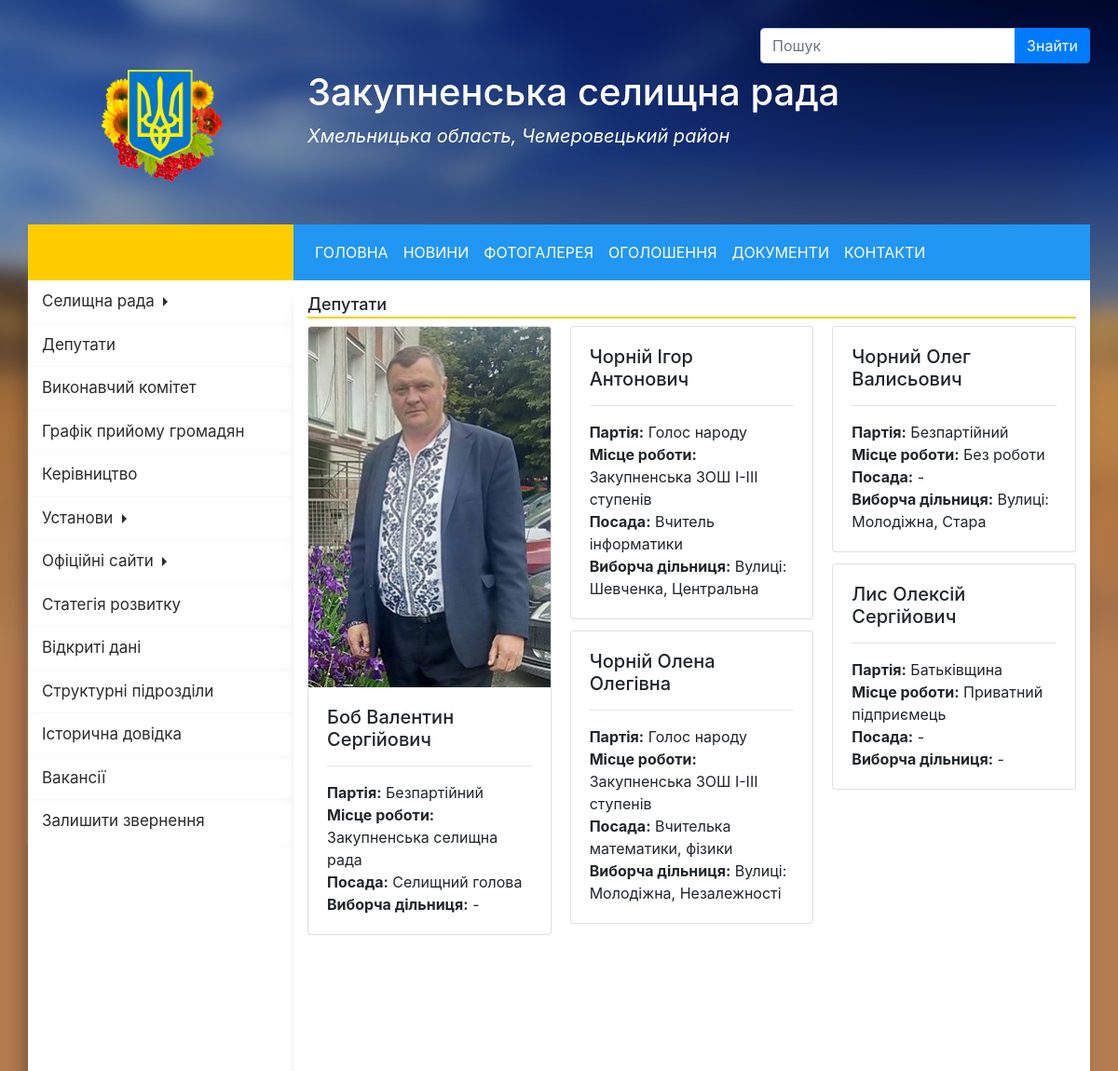
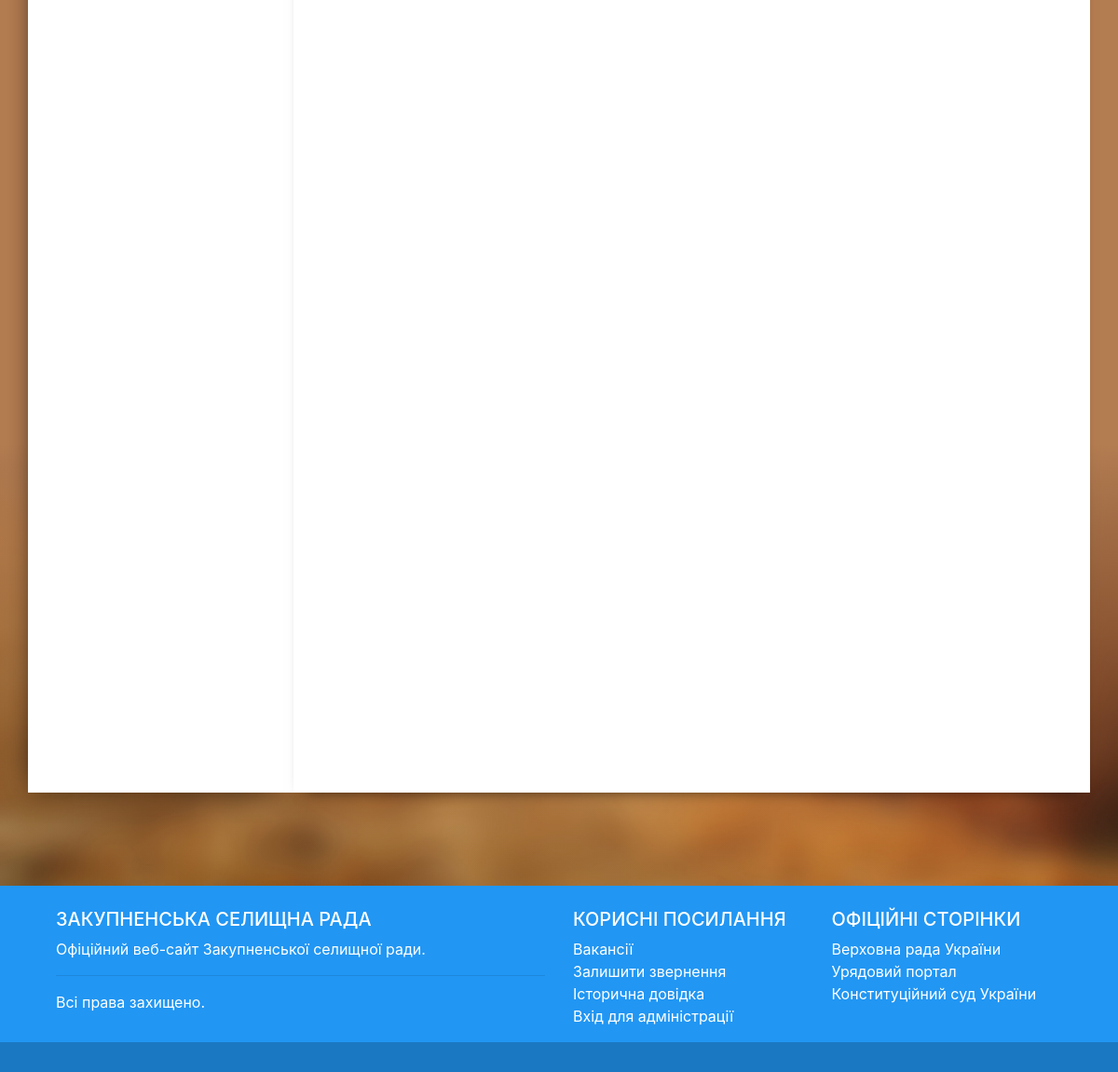
Page /deputies/ on the committed database (2 pictures, top to bottom).
### zakupne_rada/apps/deputies/models.py (models this page shows, shortened)
class Deputies(models.Model):
    fullName = models.CharField('ПІП', max_length = 150)
    group = models.ForeignKey(Group, blank = True, null = True,  on_delete = models.SET_NULL)
    workPlace = models.CharField('Місце роботи', max_length = 200)
    position = models.CharField('Посада', max_length = 75)
    pollingStation = models.TextField('Виборча дільниця')
    photo = models.ImageField(upload_to = 'deputies', null = True, blank = True)
    objects = models.Manager()
    class Meta:
        verbose_name = 'Депутат'
        verbose_name_plural = 'Депутати'

class Group(models.Model):
    name = models.CharField('Партія', max_length = 200)
    def __str__(self):
        return self.name
    class Meta:
        verbose_name = 'Партія'
        verbose_name_plural = 'Партії'

### zakupne_rada/apps/deputies/views.py (the view)
# urls.py: path('', views.index, name = 'index'),
def index(request):
    deputies_list = Deputies.objects.all()
    return render(request, 'deputies/deputies.html', {'deputies_list': deputies_list})

### zakupne_rada/templates/deputies/deputies.html (shortened to what this page needs)
{% extends 'base.html' %}
{% load static %}
{% block page_caption %} Депутати {% endblock %}
{% block content %}
    {% if deputies_list %}
    <div class="card-columns">
        {% for deputy in deputies_list %}
        <div class="col-md-12 p-0">
        <div class="card">
        {% if deputy.photo != "" %}
            <img class="card-img-top" src="{{deputy.photo.url}}" alt="deputy">
        {% endif %}
            <div class="card-body">
                <h5 class="card-title">{{deputy.fullName}}</h5>
                <hr>
                <p class="card-text">
                    <b>Партія:</b> {{deputy.group}}
                    <br>
                    <b>Місце роботи:</b> {{deputy.workPlace}}
                    <br>
                    <b>Посада:</b> {{deputy.position}}
                    <br>
                    <b>Виборча дільниця:</b> {{deputy.pollingStation}}
                </p>
            </div>
        </div>
        </div>
        {% endfor %}
    </div>
    {% endif %}
{% endblock %}

### zakupne_rada/static/css/base.css (style rules this page uses)
body { background-color: #b47c51; }

### rows in the picture
Deputies: photo (picture), fullName "Боб Валентин Сергійович", group "Безпартійний", workPlace "Закупненська селищна рада", position "Селищний голова", pollingStation "-"
Deputies: fullName "Чорній Ігор Антонович", group "Голос народу", workPlace "Закупненська ЗОШ І-ІІІ ступенів", position "Вчитель інформатики", pollingStation "Вулиці: Шевченка, Центральна"
Deputies: fullName "Чорній Олена Олегівна", group "Голос народу", workPlace "Закупненська ЗОШ І-ІІІ ступенів", position "Вчителька математики, фізики", pollingStation "Вулиці: Молодіжна, Незалежності"
Deputies: fullName "Чорний Олег Валисьович", group "Безпартійний", workPlace "Без роботи", position "-", pollingStation "Вулиці: Молодіжна, Стара"
Deputies: fullName "Лис Олексій Сергійович", group "Батьківщина", workPlace "Приватний підприємець", position "-", pollingStation "-"
